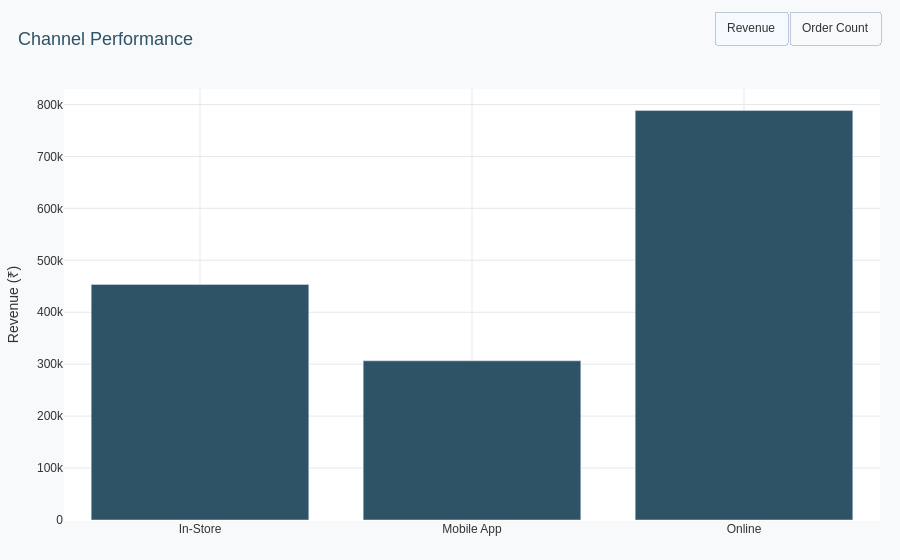

The code cell stored with this chart in its notebook:
### Code cell
from dashboard_interactive import channel_performance_toggle
fig = channel_performance_toggle(df, save=False)
fig.show()

### Figure 1 — Plotly figure (JSON) as saved in the notebook; plotly's stock layout.template omitted (floating-point values rounded to 4 significant figures)
{"data": [{"hovertemplate": "<b>%{x}</b><br>Revenue: ₹%{y:,.0f}<extra></extra>", "marker": {"color": "#2E5266"}, "name": "Revenue", "type": "bar", "visible": true, "x": ["In-Store", "Mobile App", "Online"], "y": [453500.0, 306500.0, 788300.0]}, {"hovertemplate": "<b>%{x}</b><br>Orders: %{y}<extra></extra>", "marker": {"color": "#F4A259"}, "name": "Order Count", "type": "bar", "visible": false, "x": ["In-Store", "Mobile App", "Online"], "y": [609, 379, 1012]}], "layout": {"font": {"color": "#333", "family": "Arial", "size": 12}, "legend": {"bgcolor": "rgba(255,255,255,0.6)"}, "margin": {"b": 40, "l": 40, "r": 20, "t": 60}, "paper_bgcolor": "#F7F9FB", "plot_bgcolor": "white", "title": {"font": {"color": "#2E5266", "size": 18}, "text": "Channel Performance", "x": 0.02}, "updatemenus": [{"buttons": [{"args": [{"visible": [true, false]}, {"yaxis": {"title": "Revenue (₹)"}}], "label": "Revenue", "method": "update"}, {"args": [{"visible": [false, true]}, {"yaxis": {"title": "Orders"}}], "label": "Order Count", "method": "update"}], "direction": "right", "type": "buttons", "x": 1, "xanchor": "right", "y": 1.18}], "xaxis": {"gridcolor": "#E5E9EC", "showgrid": true}, "yaxis": {"gridcolor": "#E5E9EC", "showgrid": true, "title": {"text": "Revenue (₹)"}}}}
